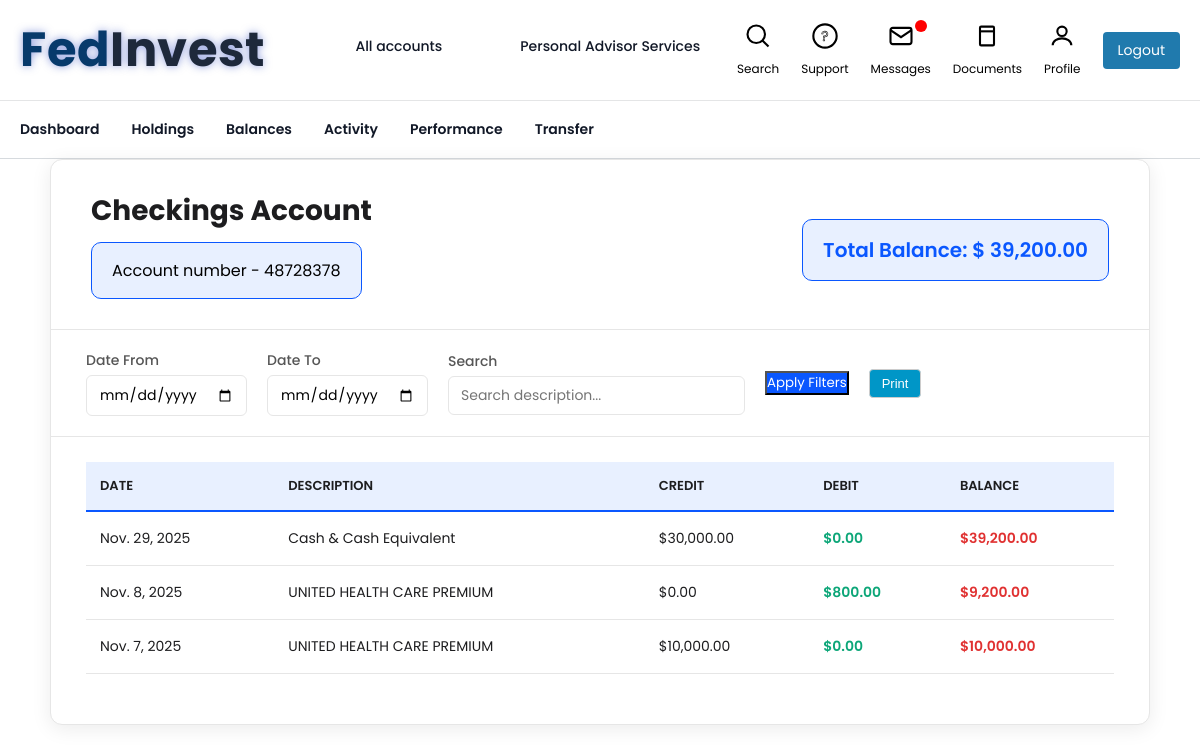
Page /cash-account/ (signed in) on the committed database.
### app1/models.py (models this page shows, shortened)
class Account(models.Model):
    user = models.ForeignKey(User, on_delete=models.CASCADE, null=True, blank=True)
    name = models.CharField(max_length=100)
    account_number = models.CharField(max_length=20)
    account_type = models.CharField(max_length=50)
    amount = models.DecimalField(max_digits=15, decimal_places=2, default=0)
    class Meta:
        verbose_name = "Holdings"
        verbose_name_plural = "Holdings"

class CashAccount(models.Model):
    user = models.ForeignKey(User, on_delete=models.CASCADE, related_name="cash_accounts")
    date = models.DateField()
    account_number = models.DecimalField(max_digits=12, decimal_places=2, default=0)
    description = models.CharField(max_length=255)
    credit = models.DecimalField(max_digits=12, decimal_places=2, default=0)
    debit = models.DecimalField(max_digits=12, decimal_places=2, default=0)
    account_balance = models.DecimalField(max_digits=12, decimal_places=2, editable=False, default=0)
    class Meta:
        verbose_name = "Checking Accounts"
        verbose_name_plural = "Checking Accounts"

### app1/views.py (the view)
# urls.py: path('cash-account/', views.cash_account_list, name='cash_account_list'),
@login_required
def cash_account_list(request):
    cash_entries = CashAccount.objects.filter(user=request.user).order_by('-date', '-id')
    cash_accounts = Account.objects.filter(user=request.user, account_type="Checkings Account")
    cash_total = cash_entries.last().account_balance if cash_entries.exists() else 0
    formatted_cash_total = intcomma(cash_total)
    return render(request, "cash_account.html", {
        "cash_entries": cash_entries,
        "cash_accounts": cash_accounts,
        "cash_total": cash_total,
        "formatted_cash_total": formatted_cash_total,
    })

### templates/cash_account.html (shortened to what this page needs)
{% load static %}
{% load humanize %}
<!DOCTYPE html>
<html>
<head>
    <link rel="stylesheet" href="{% static 'css/style.css' %}">
</head>
<body>
    <div class="top-nav">
    <div class="top-nav-container">
        <div class="nav-left">
            <div class="logo">
                <h1 class="logo">
                    <span class="f">F</span>
                    <span class="e">e</span>
                    <span class="d">d</span>
                    <span class="i">I</span>
                    <span class="n">n</span>
                    <span class="v">v</span>
                    <span class="e2">e</span>
                    <span class="s">s</span>
                    <span class="t">t</span>
                </h1>
            </div>
            <nav class="main-nav">
                <a href="{% url 'holdings' %}" class="active erbtn">All accounts</a>
                <a href="#" class="erbtn">Personal Advisor Services</a>
            </nav>
        </div>
        <div class="nav-right">
            <a href="#" class="nav-item erbtn">
                <svg viewBox="0 0 24 24">
                    <circle cx="10.5" cy="10.5" r="7.5"></circle>
                    <line x1="21" y1="21" x2="15.8" y2="15.8"></line>
                </svg>
                <span>Search</span>
            </a>
            <a href="#" class="nav-item erbtn">
                <svg viewBox="0 0 24 24">
                    <circle cx="12" cy="12" r="10"></circle>
                    <text x="12" y="16" font-size="12" text-anchor="middle" fill="none" stroke="#000" stroke-width="0.5">?</text>
                </svg>
                <span>Support</span>
            </a>
            <a href="{% url 'messages' %}" class="nav-item erbtn">
                <svg viewBox="0 0 24 24">
                    <rect x="3" y="5" width="18" height="14" rx="2" ry="2"></rect>
                    <polyline points="3,7 12,13 21,7"></polyline>
                </svg>
                <div class="badge"></div>
                <span>Messages</span>
            </a>
            <a href="{% url 'legal_documents' %}" class="nav-item erbtn">
                <svg viewBox="0 0 24 24">
                    <rect x="6" y="4" width="12" height="16" rx="1"></rect>
                    <line x1="6" y1="8" x2="18" y2="8"></line>
                </svg>
                <span>Documents</span>
            </a>
            <a href="{% url 'get_profile' request.user.id %}" class="nav-item erbtn">
                <svg viewBox="0 0 24 24">
                    <circle cx="12" cy="8" r="4"></circle>
                    <path d="M4 20c0-4 4-6 8-6s8 2 8 6"></path>
                </svg>
                <span>Profile</span>
            </a>
            <a href="{% url 'logout' %}" class="logout-btn">Logout</a>
        </div>
    </div>
</div>
<div class="secondary-nav">
    <div class="secondary-nav-container">
        <nav>
            <a class="erbtn" href="{% url 'dashboard' %}">Dashboard</a>
            <a class="erbtn" href="{% url 'holdings' %}">Holdings</a>
            <a class="erbtn" href="{% url 'balance' %}">Balances</a>
            <a class="erbtn" href="{% url 'activity' %}">Activity</a>
            <a class="erbtn" href="{% url 'performance' %}">Performance</a>
                        <a class="erbtn" href="{% url 'transfer' %}">Transfer</a>
        </nav>
    </div>
</div>
<div class="cashAccount">
    <div class="container">
        <div class="header">
            <div class="header-left">
                <h2>Checkings Account</h2>
                <div class="balance-card">
                     Account number - {% for acc in cash_accounts %}
                                {{ acc.account_number }}
                            {% endfor %}
                </div>
            </div>
            <div class="action-buttons balance-card">
          <h3>Total Balance:
                        $
                        {% if cash_entries %}
                            {{ cash_entries.0.account_balance|intcomma }}
                        {% else %}0{% endif %}
          </h3>
            </div>
        </div>
        <div class="filter-bar">
            <div class="filter-group">
                <label>Date From</label>
                <input type="date">
            </div>
            <div class="filter-group">
                <label>Date To</label>
                <input type="date">
            </div>
            <div class="filter-group">
                <label>Search</label>
                <input type="text" placeholder="Search description...">
            </div>
            <button class="bt filter-btn" >Apply Filters</button>
            <button class="btn export-btn" onclick="window.print()">Print</button>
        </div>
        <div class="table-container">
            <table>
                <thead>
                    <tr>
                        <th>Date</th>
                        <th>Description</th>
                        <th>Credit</th>
                        <th>Debit</th>
                        <th>Balance</th>
                    </tr>
                </thead>
                <tbody>
                {% for a in cash_entries %}
                    <tr>
                        <td>{{ a.date }}</td>
                        <td>{{ a.description }}</td>
                        <td>${{ a.credit|intcomma }}</td>
                        <td>${{ a.debit|intcomma }}</td>
                        <td>${{ a.account_balance|intcomma }}</td>
                    </tr>
                {% empty %}
                    <tr>
                        <td colspan="6" class="empty-state">No cash account entries found.</td>
                    </tr>
                {% endfor %}
                </tbody>
            </table>
        </div>
    </div>
</div>
</body>
</html>

### static/css/style.css (style rules this page uses)
* { margin: 0; padding: 0; box-sizing: border-box; font-family: 'Poppins', sans-serif; }
.logo { font-family: 'Nunito', sans-serif; font-weight: 700; font-size: 48px; display: inline-flex; letter-spacing: 0.5px; color: #073A6B; text-shadow: 0 0 8px rgba(35, 64, 190, 0.5); width: 500px; }
.logo span:nth-child(n+4) { color: #1E293B; }
.logo span { display: inline-block; transform-origin: center; }
.logo span:nth-child(1) { transform: rotate(-3deg) translateY(2px); }
.logo span:nth-child(2) { transform: rotate(2deg) translateY(-1px); }
.logo span:nth-child(3) { transform: rotate(-1deg) translateY(1px); }
.logo span:nth-child(4) { transform: rotate(1deg) translateY(-3px); }
.logo span:nth-child(5) { transform: rotate(-2deg) translateY(2px); }
.logo span:nth-child(6) { transform: rotate(3deg) translateY(-1px); }
.logo span:nth-child(7) { transform: rotate(-1deg) translateY(1px); }
.logo span:nth-child(8) { transform: rotate(2deg) translateY(-2px); }
.logo span:nth-child(9) { transform: rotate(-1deg) translateY(1px); }
.logo span { display: inline-block; animation: scatterReveal 0.6s ease-out forwards; }
.logo span:nth-child(1) { animation-delay: 0.05s; }
.logo span:nth-child(2) { animation-delay: 0.1s; }
.logo span:nth-child(3) { animation-delay: 0.15s; }
.top-nav { border-bottom: 1px solid #e4e5e6; background: #fff; }
.top-nav-container { max-width: 1200px; margin: 0 auto; padding: 14px 20px; display: flex; justify-content: space-between; align-items: center; gap: 24px; }
.nav-left { display: flex; align-items: center; gap: 40px; }
.main-nav { display: flex; flex-wrap: nowrap; gap: 28px; }
.main-nav a { text-decoration: none; font-size: 0.875rem; font-weight: 500; color: #111827; padding-bottom: 4px; border-bottom: 3px solid transparent; transition: 0.25s ease; white-space: nowrap; padding-left: 50px; }
.nav-right { display: flex; align-items: center; gap: 22px; }
.nav-item { display: flex; align-items: center; gap: 6px; text-decoration: none; color: #111827; font-size: 0.85rem; }
.nav-item svg { width: 20px; height: 20px; stroke: #374151; fill: none; stroke-width: 1.6; }
.badge { width: 8px; height: 8px; background: #dc2626; border-radius: 50%; margin-left: -12px; }
.logout-btn { padding: 6px 14px; border-radius: 6px; background: #ef4444; color: white !important; font-size: 0.8rem; text-decoration: none; transition: 0.2s ease; }
.secondary-nav { background: #fff; border-bottom: 1px solid #d6dade; }
.secondary-nav-container { max-width: 1200px; margin: 0 auto; padding: 0 20px; }
.secondary-nav nav { display: flex; gap: 32px; }
.secondary-nav a { text-decoration: none; font-size: 0.875rem; font-weight: 600; color: #111827; padding: 18px 0; transition: 0.25s; }
.erbtn { font-family: "Poppins", sans-serif; }
.action-buttons { display: flex; gap: 12px; }
.btn { border: 1px solid #ccc; background: white; padding: 6px 12px; border-radius: 4px; font-size: 13px; cursor: pointer; display: flex; align-items: center; gap: 6px; color: #333; font-family: Arial, sans-serif; }
.filter-group label { display: block; font-size: 14px; font-weight: 500; color: #000; margin-bottom: 4px; }
.nav-item { display: flex; flex-direction: column; align-items: center; text-decoration: none; color: #000; font-size: 12px; position: relative; transition: color 0.2s, font-weight 0.2s; }
.nav-item svg { width: 28px; height: 28px; stroke: #000; stroke-width: 1.8; fill: none; margin-bottom: 4px; transition: stroke 0.2s; }
.badge { position: absolute; top: -2px; right: 4px; width: 12px; height: 12px; background-color: red; border-radius: 50%; }
.logout-btn { top: 18px; right: 30px; background: #207aadff; color: #fff; border: none; border-radius: 4px; padding: 8px 15px; text-decoration: none; cursor: pointer; font-size: 14px; transition: background 0.2s; }
.logo { font-family: 'Nunito', sans-serif; font-weight: 700; font-size: 48px; display: inline-flex; letter-spacing: 0.5px; color: #073A6B; text-shadow: 0 0 8px rgba(35, 64, 190, 0.5); width: 50%; }
.logo span { transform-origin: center; }

### rows in the picture
Account: account_number "48728378"
CashAccount: account_balance "39,200.00", date "Nov. 29, 2025", description "Cash & Cash Equivalent", credit "30,000.00", debit "0.00"
CashAccount: date "Nov. 8, 2025", description "UNITED HEALTH CARE PREMIUM", credit "0.00", debit "800.00", account_balance "9,200.00"
CashAccount: date "Nov. 7, 2025", description "UNITED HEALTH CARE PREMIUM", credit "10,000.00", debit "0.00", account_balance "10,000.00"
